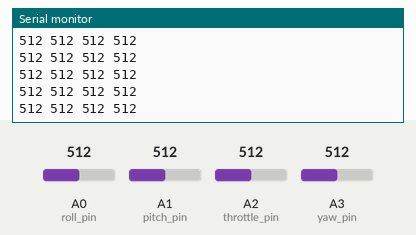
The sketch below on a simulated Arduino Leonardo, built with avr-gcc and run on an emulated ATmega32U4. Shown: the last lines printed to the serial monitor. The inputs (shaded band) are chosen by the test bench; at power-on: A0 (roll_pin) = 512, A1 (pitch_pin) = 512, A2 (throttle_pin) = 512, A3 (yaw_pin) = 512. USB keyboard and mouse output is not drawn.

Above: at 1.2 s.
1.3 s: A0 (roll_pin) set to 716
At 1.35 s:
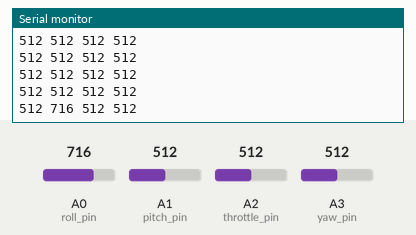
2.8 s: A1 (pitch_pin) set to 716
At 2.84 s:
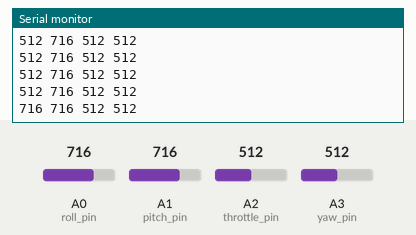
4.3 s: A2 (throttle_pin) set to 716
At 4.33 s:
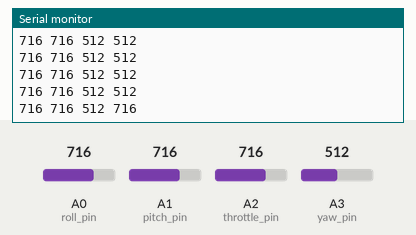
5.8 s: A3 (yaw_pin) set to 716
At 5.82 s:
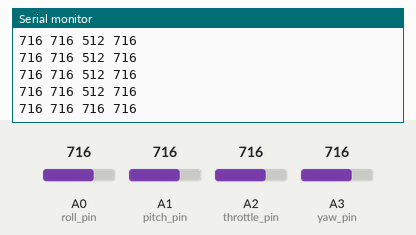
7.3 s: A0 (roll_pin) set to 880
At 7.31 s:
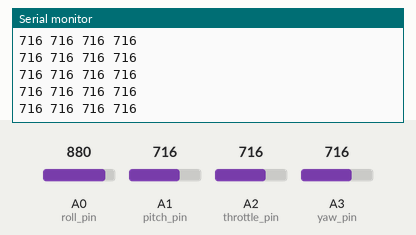
8.8 s: A1 (pitch_pin) set to 880
At 8.8 s:
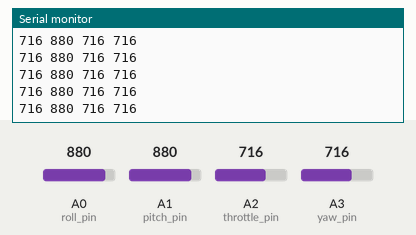
Timing chart, 0 to 11.3 s (numbered marks = the images above; inputs shaded):
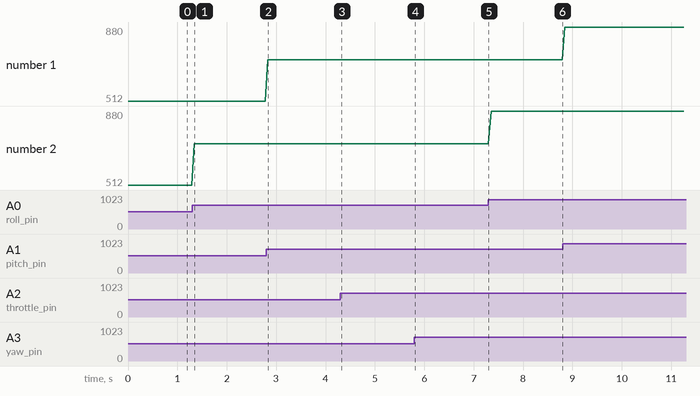

The sketch:

simulator_controller.ino
```cpp
#include <Joystick.h>


#define pitch_pin A1
#define roll_pin A0
#define yaw_pin A3
#define throttle_pin A2

// Create the Joystick
//Joystick_ Joystick(
//  JOYSTICK_DEFAULT_REPORT_ID,
//  JOYSTICK_TYPE_GAMEPAD,
//  0, // buttons
//  0, // hat switch
//  true, // XAxis
//  true, // YAxis
//  false, // ZAxis
//  false, // RxAxis
//  false, // RyAxis
//  false, // RzAxis
//  true, // Rudder
//  true, // Throttle
//  false, // Accelerator
//  false, // Brake
//  false // Steering
//  );


Joystick_ Joystick(JOYSTICK_DEFAULT_REPORT_ID, JOYSTICK_TYPE_MULTI_AXIS, 32, 0, true, true, true, false, false, false, true, false, false, false, false);
//                ( HID report ID             Joystick Type,           btn hat  X     Y     Z      Rx     Ry     Rz   Rudd   Thro  Acc   Break  Steer)

const bool initAutoSendState = true;

int pitch = 0;
int roll = 0;
int yaw = 0;
int throttle = 0;

int pitchMIN = 842;
int pitchMAX = 96;
int rollMIN = 840;
int rollMAX = 100;
int yawMIN = 870;
int yawMAX = 131;
int throttleMIN = 109;
int throttleMAX = 825;

// Constant that maps the physical pin to the joystick button.
const int pinToButtonMap = 9;

void setup() {
  Serial.begin(9600);
  // Initialize Button Pins
//  pinMode(pinToButtonMap, INPUT_PULLUP);

  // Initialize Joystick Library
  Joystick.begin();

  Joystick.setXAxisRange(pitchMIN, pitchMAX);
  Joystick.setYAxisRange(rollMIN, rollMAX);
  Joystick.setRudderRange(yawMIN, yawMAX);
  Joystick.setZAxisRange(throttleMIN, throttleMAX);
}

// Last state of the button
int lastButtonState = 0;

void loop() {


  pitch = analogRead(pitch_pin);
  Joystick.setXAxis(pitch);

  roll = analogRead(roll_pin);
  Joystick.setYAxis(roll);

  yaw = analogRead(yaw_pin);
  Joystick.setRudder(yaw);

  throttle = analogRead(throttle_pin);
  Joystick.setZAxis(throttle);

  Serial.print(pitch);
  Serial.print(" ");
  Serial.print(roll);
  Serial.print(" ");
  Serial.print(yaw);
  Serial.print(" ");
  Serial.println(throttle);

  // Read pin values
//  int currentButtonState = !digitalRead(pinToButtonMap);
//  if (currentButtonState != lastButtonState)
//  {
//  Joystick.setButton(0, currentButtonState);
//  lastButtonState = currentButtonState;
//  }

  delay(50);
}
```

Measured:
- after the input at 1.3 s, the serial monitor: prints a new line at once (image 1)
- after the input at 2.8 s, the serial monitor: prints a new line at once (image 2)
- after the input at 4.3 s, the serial monitor: prints a new line at once (image 3)
- after the input at 5.8 s, the serial monitor: prints a new line at once (image 4)
- plotted number 2: 512 → 716 after the input at 1.3 s, 716 → 880 after the input at 7.3 s
